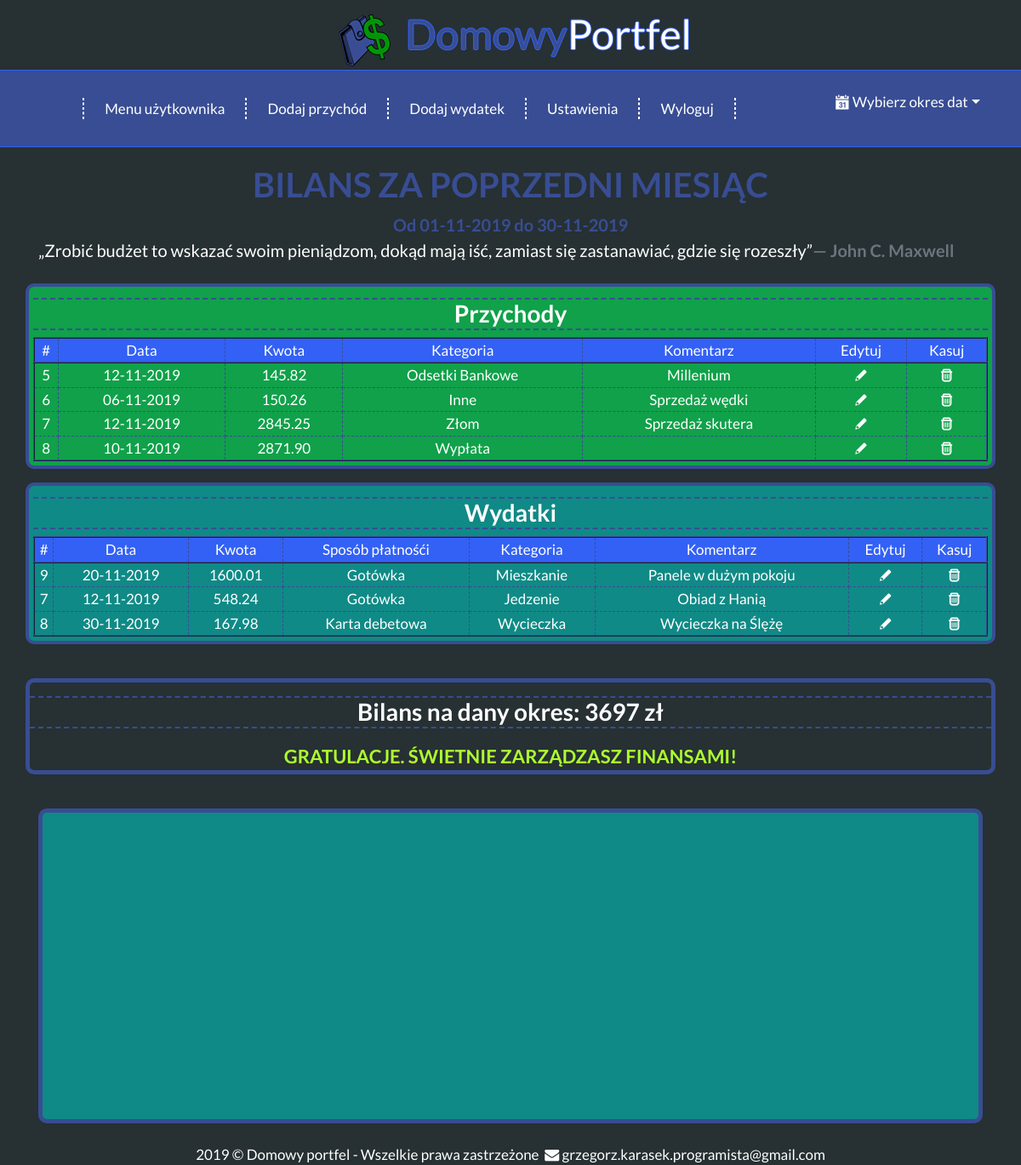
Page /showTheBalance_PreviousMonth.php (signed in) on the committed database.
### tables this page shows
CREATE TABLE `przychody` (
  `id_przychodu` int(11) UNSIGNED NOT NULL,
  `id_uzytkownika` int(11) UNSIGNED NOT NULL,
  `id_kategorii_przychodu_przypisanej_do_uzytkownika` int(11) NOT NULL,
  `kwota` decimal(8,2) NOT NULL DEFAULT 0.00,
  `data_przychodu` date NOT NULL,
  `komentarz_przychodu` text NOT NULL
);

CREATE TABLE `przychody_przypisane_do_uzytkownika` (
  `id` int(11) UNSIGNED NOT NULL,
  `id_uzytkownika` int(11) UNSIGNED NOT NULL,
  `nazwa_przychodu` varchar(50) NOT NULL
);

CREATE TABLE `wydatki` (
  `id_wydatku` int(11) UNSIGNED NOT NULL,
  `id_uzytkownika` int(11) UNSIGNED NOT NULL,
  `id_kategorii_wydatku_przypisanej_do_uzytkownika` int(11) UNSIGNED NOT NULL,
  `id_sposobu_platnosci_przypisanego_do_uzytkownika` int(11) UNSIGNED NOT NULL,
  `kwota` decimal(8,2) NOT NULL DEFAULT 0.00,
  `data_wydatku` date NOT NULL,
  `komentarz_wydatku` text NOT NULL
);

CREATE TABLE `sposoby_platnosci_przypisane_do_uzytkownika` (
  `id` int(11) UNSIGNED NOT NULL,
  `id_uzytkownika` int(11) UNSIGNED NOT NULL,
  `nazwa_sposobu_platnosci` varchar(50) NOT NULL
);

CREATE TABLE `wydatki_przypisane_do_uzytkownika` (
  `id` int(11) UNSIGNED NOT NULL,
  `id_uzytkownika` int(11) UNSIGNED NOT NULL,
  `nazwa_wydatku` varchar(50) NOT NULL
);

### showTheBalance_PreviousMonth.php (the view, shortened to what this page needs)
<?php
    if(!isset($_SESSION['zalogowany']))
    {
        header('Location:index.php');
        exit();
    }
    else
    {
        $firstdayPreviousMonth = date("d-m-Y", strtotime("first day of Previous month"));
        $lastdayPreviousMonth = date("d-m-Y", strtotime("last day of Previous month"));
        $dat1 = date("Y-m-d", strtotime("first day of Previous month"));
        $dat2 = date("Y-m-d", strtotime("last day of Previous month"));
    }
?>
<!DOCTYPE html>
<html lang="pl">
<head>
    <link rel="stylesheet" href="css/bootstrap.min.css">
    <link rel="stylesheet" href="style.css">
    <link rel="stylesheet" href="css/fontello.css" type="text/css" />
</head>
<body>
    <div class="col-sm-12 logo mx-auto my-1 text-center">
        <a href="zarzadzaj-swoim-budzetem"><img src="jpg/portfelicon.jpg" class="img-fluid" alt="strona główna" /></a>
        <div class=" logotext d-inline-block"><span style="color:#384D93 ">Domowy</span>Portfel</div>
    </div>
    <nav class="navbar navbar-dark bg-nav-Wallet navbar-expand-lg">
        <div class="collapse navbar-collapse" id="mainmenu">
            <ul class="navbar-nav mx-auto">
                <li role="separator" class="divider"></li>
                <li class="nav-item mx-4"><a href="menu-uzytkownika">Menu użytkownika</a></li>
                <li role="separator" class="divider"></li>
                <li class="nav-item mx-4"><a href="dodaj-przychod">Dodaj przychód</a></li>
                <li role="separator" class="divider"></li>
                <li class="nav-item mx-4"><a href="dodaj-wydatek">Dodaj wydatek</a></li>
                <li role="separator" class="divider"></li>
                <li class="nav-item mx-4"><a href="zmien-ustawienia">Ustawienia</a></li>
                <li role="separator" class="divider"></li>
                <li class="nav-item mx-4"><a href="wyloguj">Wyloguj</a></li>
                <li role="separator" class="divider"></li>
            </ul>
        </div>
        <ul class="navbar nav-item dropdown" style="list-style-type: none;">
            <li>
                <a class="nav-link dropdown-toggle" href="przegladaj-bilans" data-toggle="dropdown" role="button" aria-expanded="false" id="submenu" aria-haspopup="true"><span><i class="icon-calendar"></i></span>Wybierz okres dat</a>
            </li>
        </ul>
    </nav>
    <main>
        <article class="walletspage">
            <div class="container">
                <header class="dateBalance">
                    <h1 class="font-weight-bold text-uppercase mb-2">Bilans za poprzedni miesiąc</h1>
                    <div class="textIn" style="color: #384D93; font-size: 20px; font-weight: bold;">
                        <?php
                        echo "Od ".$firstdayPreviousMonth." do ".$lastdayPreviousMonth;
                    ?>
                    </div>
                </header>
                <div class="quotation text-justify mb-4" style="font-size:20px">
                    <q>Zrobić budżet to wskazać swoim pieniądzom, dokąd mają iść, zamiast się zastanawiać, gdzie się rozeszły</q><span class=" d-inline-block font-weight-bold text-right blockquote-footer" style="font-size:20px">John C. Maxwell</span>
                </div>
                <div class="row mb-4">
                    <div class="tileIncomes col-12 mb-3">
                        <h2 class="h3 font-weight-bold my-2">Przychody</h2>
                        <table class="tg">
                            <thead>
                                <tr class="firstTr">
                                    <td class="tg-baqh">#</td>
                                    <td class="tg-baqh">Data</td>
                                    <td class="tg-baqh">Kwota</td>
                                    <td class="tg-baqh">Kategoria</td>
                                    <td class="tg-baqh">Komentarz</td>
                                    <td class="tg-baqh">Edytuj</td>
                                    <td class="tg-baqh">Kasuj</td>
                                </tr>
                            </thead>
                            <tbody>
                                <?php
                                require_once "connect.php";
                                $polaczenie = new mysqli($host, $db_user, $db_password, $db_name);
                                    mysqli_query($polaczenie, "SET CHARSET utf8");
                                    mysqli_query($polaczenie, "SET NAMES 'utf8' COLLATE 'utf8_polish_ci'");
                                $zapytaniesql="SELECT * FROM przychody WHERE id_uzytkownika=".$_SESSION['id_uzytkownika']." AND data_przychodu BETWEEN '".$dat1."' AND '".$dat2."'";
                                $przychodyKwotaCalkowita = 0.00;
                                $rezultat = $polaczenie->query($zapytaniesql);
                                if($rezultat->num_rows > 0)
                                {
                                     while($wynik = $rezultat->fetch_assoc()){
                                    $id_przychodu = $wynik['id_przychodu'];
                                    $dataPobranegoPrzychodu = new DateTime($wynik['data_przychodu']);
                                    $data_przychodu = $dataPobranegoPrzychodu->format('d-m-Y');
                                    $kwota = $wynik['kwota'];
                                    $kwotaObecnegoPrzychodu = floatval($kwota);
                                    $przychodyKwotaCalkowita += $kwotaObecnegoPrzychodu;
                                    $nazwykategorii = "SELECT * FROM przychody_przypisane_do_uzytkownika WHERE id=".$wynik['id_kategorii_przychodu_przypisanej_do_uzytkownika'];
                                    $rezultat2 = $polaczenie->query($nazwykategorii);
                                    $wynik2 = $rezultat2->fetch_assoc();
                                    $kategoria =  $wynik2['nazwa_przychodu'];
                                    $komentarz = $wynik['komentarz_przychodu'];
                                ?>
                                <tr class="incomeTr">
                                    <td class="tg-baqh"><?php echo $id_przychodu; ?></td>
                                    <td class="tg-baqh"><?php echo $data_przychodu; ?></td>
                                    <td class="tg-baqh"><?php echo $kwota; ?></td>
                                    <td class="tg-baqh"><?php echo $kategoria; ?></td>
                                    <td class="tg-baqh"><?php echo $komentarz; ?></td>
                                    <td class="tg-baqh edit" data-toggle="modal" data-target="#editIncomeModal<?php echo $id_przychodu; ?>"><i class="icon-pencil"></i></td>
                                    <td class="tg-baqh delete" data-toggle="modal" data-target="#dataIncomeToTrasch<?php echo $id_przychodu; ?>"><i class="icon-trash"></i></td>
                                </tr>
                                <?php
                                    }
                                    }
                                    elseif($rezultat->num_rows == 0)
                                        {
                                        echo "BRAK PRZYCHODÓW NA POPRZEDNI MIESIĄC";
                                        }
                                    else
                                       echo '<span style="color:red;">BRAK POŁĄCZENIA Z SERWEREM, PRZEPRASZAMY SPRÓBUJ PÓŹNIEJ</span>';
                                ?>
                            </tbody>
                        </table>
                    </div>
                    <div class="tileExpenses col-12  mb-3">
                        <h2 class="h3 font-weight-bold my-2">Wydatki</h2>
                        <table class="tg">
                            <thead>
                                <tr class="firstTr">
                                    <td class="tg-baqh">#</td>
                                    <td class="tg-baqh">Data</td>
                                    <td class="tg-baqh">Kwota</td>
                                    <td class="tg-baqh">Sposób płatnośći</td>
                                    <td class="tg-baqh">Kategoria</td>
                                    <td class="tg-baqh">Komentarz</td>
                                    <td class="tg-baqh">Edytuj</td>
                                    <td class="tg-baqh">Kasuj</td>
                                </tr>
                             </thead>
                             <tbody>
                                <?php
                                require_once "connect.php";
                                $polaczenie = new mysqli($host, $db_user, $db_password, $db_name);
                                    mysqli_query($polaczenie, "SET CHARSET utf8");
                                    mysqli_query($polaczenie, "SET NAMES 'utf8' COLLATE 'utf8_polish_ci'");
                                $zapytaniesql="SELECT * FROM wydatki WHERE id_uzytkownika=".$_SESSION['id_uzytkownika']." AND data_wydatku BETWEEN '".$dat1."' AND '".$dat2."' ORDER BY kwota DESC";
                                $rezultat = $polaczenie->query($zapytaniesql);
                                if($rezultat->num_rows > 0)
                                {
                                    $wydatkiKwotaCalkowita = 0.00;
                                    while($wynik = $rezultat->fetch_assoc()){
                                    $id_wydatku = $wynik['id_wydatku'];
                                    $dataPobranegoWydatku = new DateTime($wynik['data_wydatku']);
                                    $data_wydatku = $dataPobranegoWydatku->format('d-m-Y');
                                    $kwota = $wynik['kwota'];
                                    $kwotaObecnegoWydatku = floatval($kwota);
                                    $wydatkiKwotaCalkowita += $kwotaObecnegoWydatku;
                                    $sposobyPlatnoci = "SELECT * FROM sposoby_platnosci_przypisane_do_uzytkownika WHERE id=".$wynik['id_sposobu_platnosci_przypisanego_do_uzytkownika'];
                                    $rezultat2 = $polaczenie->query($sposobyPlatnoci);
                                    $wynik2 = $rezultat2->fetch_assoc();
                                    $sposobPlatnosci = $wynik2['nazwa_sposobu_platnosci'];
                                    $nazwykategorii = "SELECT * FROM wydatki_przypisane_do_uzytkownika WHERE id=".$wynik['id_kategorii_wydatku_przypisanej_do_uzytkownika'];
                                    $rezultat3 = $polaczenie->query($nazwykategorii);
                                    $wynik3 = $rezultat3->fetch_assoc();
                                    $kategoria =  $wynik3['nazwa_wydatku'];
                                    $komentarz = $wynik['komentarz_wydatku'];
                                ?>
                                    <tr class="expenseTr">
                                    <td class="tg-baqh"><?php echo $id_wydatku; ?></td>
                                    <td class="tg-baqh"><?php echo $data_wydatku; ?></td>
                                    <td class="tg-baqh"><?php echo $kwota; ?></td>
                                    <td class="tg-baqh"><?php echo $sposobPlatnosci; ?></td>
                                    <td class="tg-baqh"><?php echo $kategoria; ?></td>
                                    <td class="tg-baqh"><?php echo $komentarz; ?></td>
                                    <td class="tg-baqh edit" data-toggle="modal" data-target="#editExpenseModal<?php echo $id_wydatku; ?>"><i class="icon-pencil"></i></td>
                                    <td class="tg-baqh delete" data-toggle="modal" data-target="#dataExpenseToTrasch<?php echo $id_wydatku; ?>"><i class="icon-trash"></i></td>
                                </tr>
                                <?php
                                    }
                                    }
                                    elseif($rezultat->num_rows == 0)
                                        {
                                        $brakwydatkow = 'Brak wydatkow';
                                        echo "BRAK WYDATKÓW NA POPRZEDNI MIESIĄC";
                                        }
                                    else
                                       echo '<span style="color:red;">BRAK POŁĄCZENIA Z SERWEREM, PRZEPRASZAMY SPRÓBUJ PÓŹNIEJ</span>';
                                ?>
                            </tbody>
                        </table>
                    </div>
                </div>
                <?php
                if(isset($brakwydatkow))
                {
                    $kwotaCalkowitaNaDanyOkres = 0;
                }
                else
                {
                    $kwotaCalkowitaNaDanyOkres = $przychodyKwotaCalkowita - $wydatkiKwotaCalkowita;
                }
                ?>
                <div class="row mb-4">
                    <div class="col-sm-12 mx-auto my-auto" style="padding: 0;">
                        <div class="tile mb-3">
                            <h2 class="h3 font-weight-bold my-3 mx-auto ">Bilans na dany okres: <?php echo $kwotaCalkowitaNaDanyOkres.' zł'; ?></h2>
                            <?php
                                if($kwotaCalkowitaNaDanyOkres > 0)
                                    echo '<div class="text-uppercase" style="font-weight: 700; color:greenyellow;"> Gratulacje. Świetnie zarządzasz finansami!</div>';
                                elseif($kwotaCalkowitaNaDanyOkres == 0)
                                    echo '<div class="text-uppercase" style="font-weight: 700; color:white;"> Jest dobrze, choć może być lepiej :)</div>';
                                else
                                    echo '<div class="text-uppercase" style="font-weight: 700; color:firebrick;"> Uważaj, wpadasz w długi!</div>';
                            ?>
                        </div>
                    </div>
                </div>
                <?php
                if(!isset($brakwydatkow))
                {
                echo'<div class="row mb-4">
                    <div class="col-12 mx-auto my-auto">
                        <div id="chartContainer" class="chartStyle" style="height: 370px; width: 100%; padding: 0;"></div>
                        <script src="https://canvasjs.com/assets/script/canvasjs.min.js"></script>
                    </div>
                </div>';
                }
                ?>
            </div>
        </article>
    </main>
    <footer>
        <div class="rectangle">2019 &copy; Domowy portfel - Wszelkie prawa zastrzeżone <i class="icon-mail-alt"></i>grzegorz.karasek.programista@gmail.com
        </div>
    </footer>
</body>
</html>

### rows in the picture
przychody: id_przychodu "5", data_przychodu "12-11-2019", kwota "145.82", przychody_przypisane_do_uzytkownika.nazwa_przychodu "Odsetki Bankowe", komentarz_przychodu "Millenium"
przychody: id_przychodu "6", data_przychodu "06-11-2019", kwota "150.26", przychody_przypisane_do_uzytkownika.nazwa_przychodu "Inne", komentarz_przychodu "Sprzedaż wędki"
przychody: id_przychodu "7", data_przychodu "12-11-2019", kwota "2845.25", przychody_przypisane_do_uzytkownika.nazwa_przychodu "Złom", komentarz_przychodu "Sprzedaż skutera"
przychody: id_przychodu "8", data_przychodu "10-11-2019", kwota "2871.90", przychody_przypisane_do_uzytkownika.nazwa_przychodu "Wypłata"
wydatki: id_wydatku "9", data_wydatku "20-11-2019", kwota "1600.01", sposoby_platnosci_przypisane_do_uzytkownika.nazwa_sposobu_platnosci "Gotówka", wydatki_przypisane_do_uzytkownika.nazwa_wydatku "Mieszkanie", komentarz_wydatku "Panele w dużym pokoju"
wydatki: id_wydatku "7", data_wydatku "12-11-2019", kwota "548.24", sposoby_platnosci_przypisane_do_uzytkownika.nazwa_sposobu_platnosci "Gotówka", wydatki_przypisane_do_uzytkownika.nazwa_wydatku "Jedzenie", komentarz_wydatku "Obiad z Hanią"
wydatki: id_wydatku "8", data_wydatku "30-11-2019", kwota "167.98", sposoby_platnosci_przypisane_do_uzytkownika.nazwa_sposobu_platnosci "Karta debetowa", wydatki_przypisane_do_uzytkownika.nazwa_wydatku "Wycieczka", komentarz_wydatku "Wycieczka na Ślężę"

### other values in the picture
$kwotaCalkowitaNaDanyOkres "3697"
